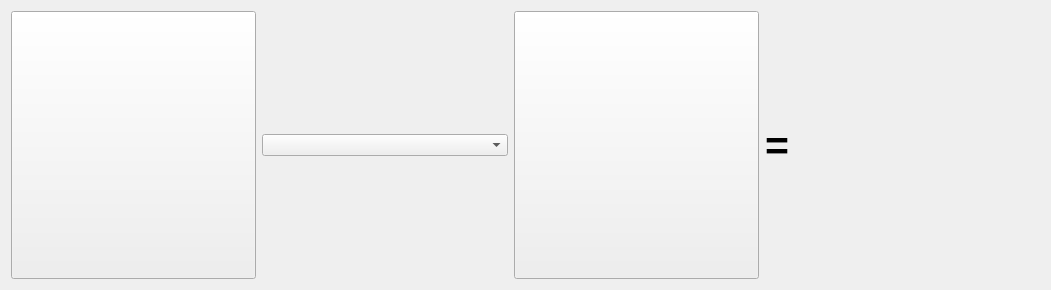
<?xml version="1.0" encoding="UTF-8"?>
<ui version="4.0">
 <class>Widget</class>
 <widget class="QWidget" name="Widget">
  <property name="geometry">
   <rect>
    <x>0</x>
    <y>0</y>
    <width>1051</width>
    <height>290</height>
   </rect>
  </property>
  <property name="windowTitle">
   <string>Widget</string>
  </property>
  <layout class="QGridLayout" name="gridLayout">
   <item row="0" column="1">
    <widget class="QComboBox" name="operatorComboBox"/>
   </item>
   <item row="0" column="3">
    <widget class="QLabel" name="label">
     <property name="sizePolicy">
      <sizepolicy hsizetype="Fixed" vsizetype="Preferred">
       <horstretch>0</horstretch>
       <verstretch>0</verstretch>
      </sizepolicy>
     </property>
     <property name="font">
      <font>
       <pointsize>31</pointsize>
       <weight>75</weight>
       <bold>true</bold>
      </font>
     </property>
     <property name="text">
      <string>=</string>
     </property>
    </widget>
   </item>
   <item row="0" column="4">
    <widget class="QLabel" name="resultLabel">
     <property name="sizePolicy">
      <sizepolicy hsizetype="Preferred" vsizetype="Expanding">
       <horstretch>0</horstretch>
       <verstretch>0</verstretch>
      </sizepolicy>
     </property>
     <property name="text">
      <string/>
     </property>
    </widget>
   </item>
   <item row="0" column="0">
    <widget class="QToolButton" name="sourceButton">
     <property name="sizePolicy">
      <sizepolicy hsizetype="Minimum" vsizetype="Preferred">
       <horstretch>0</horstretch>
       <verstretch>0</verstretch>
      </sizepolicy>
     </property>
     <property name="text">
      <string/>
     </property>
    </widget>
   </item>
   <item row="0" column="2">
    <widget class="QToolButton" name="destinationButton">
     <property name="sizePolicy">
      <sizepolicy hsizetype="Minimum" vsizetype="Preferred">
       <horstretch>0</horstretch>
       <verstretch>0</verstretch>
      </sizepolicy>
     </property>
     <property name="text">
      <string/>
     </property>
    </widget>
   </item>
  </layout>
 </widget>
 <resources/>
 <connections/>
</ui>
